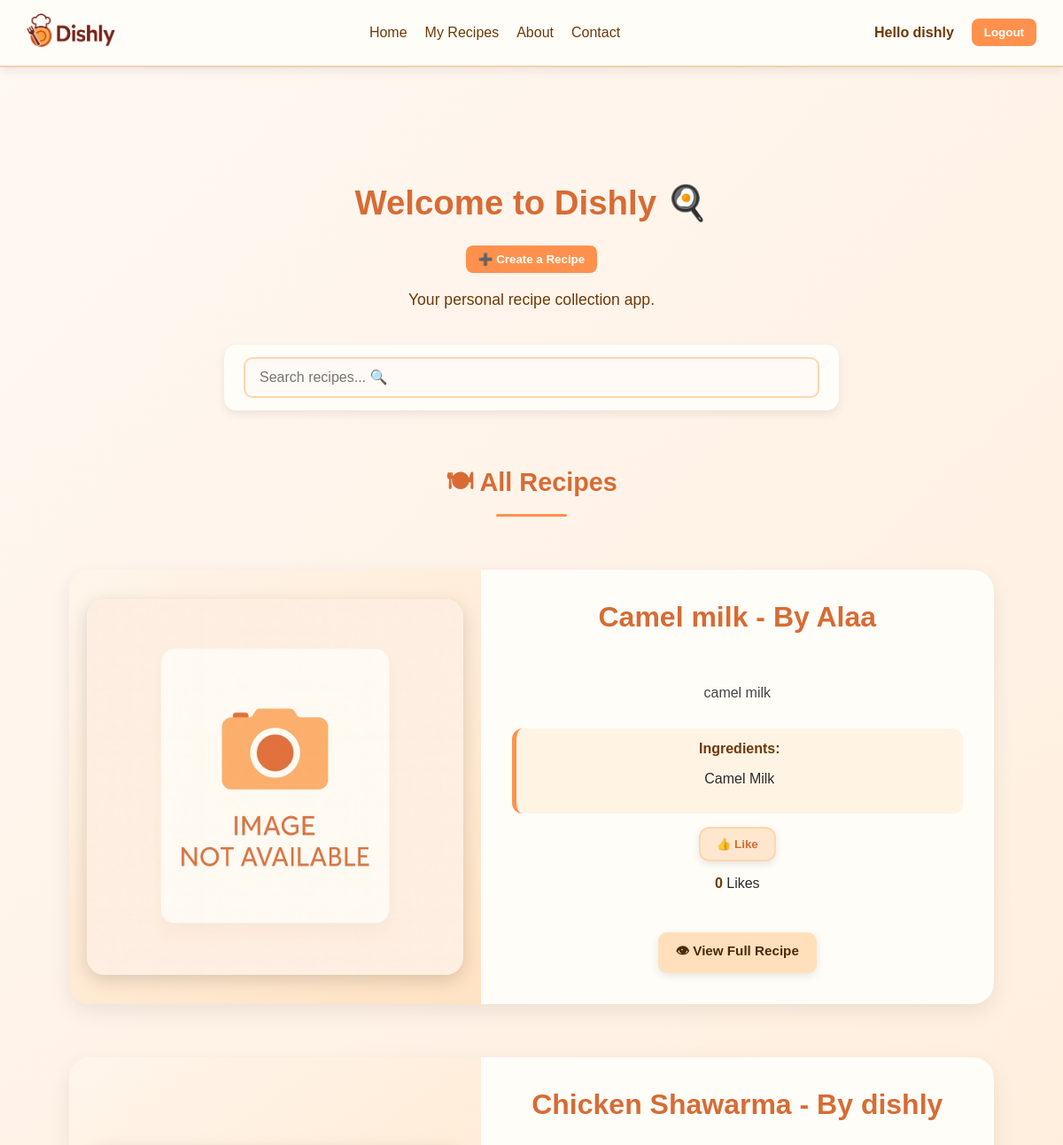
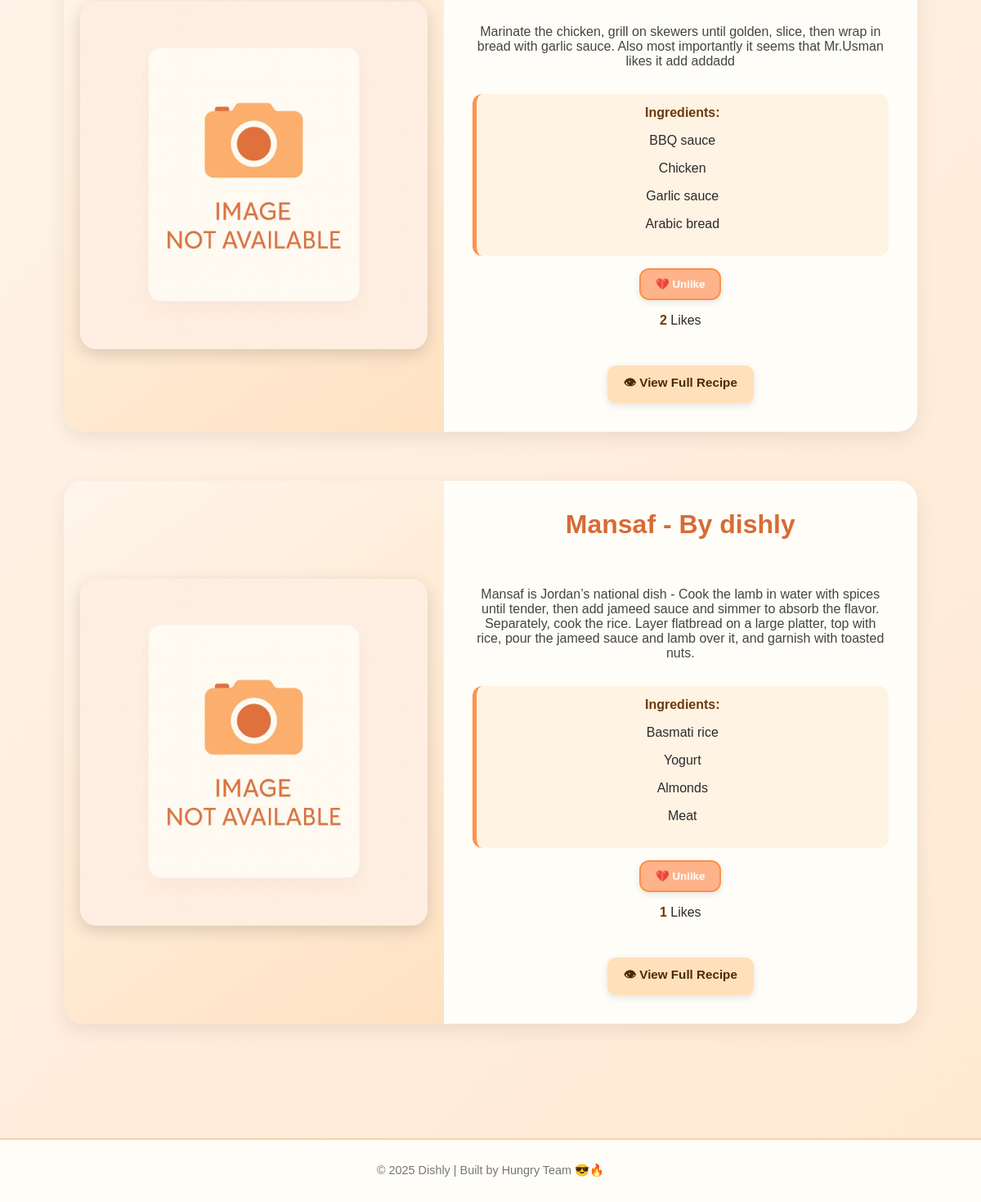
The app's page / (signed in) with its own data (2 pictures, top to bottom).
### dishly_app/models.py (models this page shows, shortened)
class Recipe(models.Model):
    name = models.CharField(max_length=100)
    description = models.TextField(max_length=500)
    created_at = models.DateTimeField(auto_now_add=True)
    image_url = models.URLField(blank =True, max_length=500,  help_text="Paste a full recipe image https://URL")
    likes = models.ManyToManyField(User, related_name='liked_recipes', blank=True)
    user = models.ForeignKey(User, on_delete=models.CASCADE)
    category = models.CharField(
        max_length=2,
        choices=CATEGORIES,
        default=CATEGORIES[0][0]
    )
    ingredients = models.ManyToManyField(Ingredient, related_name="recipes")
    def total_likes(self):
        return self.likes.count()
    class Meta:
        ordering = ['-created_at']

class Ingredient(models.Model):
    name = models.CharField(max_length=100, unique=True)

### dishly_app/views.py (the view)
# urls.py: path('', RecipleListView.as_view(), name= 'recipe-list'),
class RecipleListView(ListView):
    model = Recipe
    template_name = 'dishly_app/home.html'
    context_object_name = 'object_list'
    def get_context_data(self, **kwargs):
        context = super().get_context_data(**kwargs)
        query = self.request.GET.get('search', '')
        if query.strip():
            context['all_search_results'] = Recipe.objects.filter(name__icontains=query)
        else:
            context['all_search_results'] = None
        return context

### dishly_app/templates/dishly_app/home.html (shortened to what this page needs)
{% extends "base.html" %}
{% load static %}
{% block content %}
<h1 class="text-center page-title">Welcome to Dishly 🍳</h1>
{% if user.is_authenticated %}
  <div class="create-btn-wrapper">
    <a href="{% url 'recipe-create' %}">
      <button class="btn primary">➕ Create a Recipe</button>
    </a>
  </div>
{% else %}
  <h2 class="text-center login-message">Login to Create a Recipe</h2>
{% endif %}
<p class="text-center tagline">Your personal recipe collection app.</p>
<form class="search-bar" method="GET" action="{% url 'recipe-list' %}">
  <input class="search-input" type="search" name="search" placeholder="Search recipes... 🔍" value="{{ request.GET.search }}">
</form>
<h2 class="section-title">🍽 All Recipes</h2>
{% for recipe in object_list %}
<section class="recipe-showcase">
  <div class="showcase-container">
    <div class="showcase-image">
      {% if recipe.image_url %}
        <img src="{{ recipe.image_url }}" alt="{{ recipe.name }}" onerror="this.onerror=null;this.src='{% static 'images/placeholder.png' %}';">
      {% else %}
        <img src="{% static 'images/placeholder.png' %}" alt="No image">
      {% endif %}
    </div>
    <div class="showcase-content">
      <h2>{{ recipe.name }} - By {{ recipe.user.username }}</h2>
      <p class="description">{{ recipe.description }}</p>
      <div class="ingredients">
        <h4>Ingredients:</h4>
        {% for ingredient in recipe.ingredients.all %}
          <p>{{ ingredient.name }}</p>
        {% empty %}
          <p>No ingredients listed.</p>
        {% endfor %}
      </div>
      {% if user.is_authenticated %}
        <form class="like-form" data-recipe-id="{{ recipe.id }}" method="post" action="{% url 'like-recipe' recipe.id %}">
          {% if user in recipe.likes.all %}
            <button type="submit" class="like-btn liked">💔 Unlike</button>
          {% else %}
            <button type="submit" class="like-btn">👍 Like</button>
          {% endif %}
          <p><span class="like-count">{{ recipe.total_likes }}</span> Likes</p>
        </form>
      {% else %}
        <p><a href="{% url 'login' %}"><button class="btn login">Login</button></a> to like this recipe.</p>
      {% endif %}
      <div class="recipe-actions">
        <a href="{% url 'recipe-detail' recipe.id %}">
          <button class="btn secondary">👁 View Full Recipe</button>
        </a>
      </div>
    </div>
  </div>
</section>
{% empty %}
<p class="text-center">No recipes available yet.</p>
{% endfor %}
{% endblock %}

### dishly_app/templates/base.html (shortened to what this page needs)
{% load static %}
<!DOCTYPE html>
<html lang="en">
<head>
  {% block extra_css %}
  <link rel="stylesheet" href="{% static 'css/base.css' %}">
  {% endblock %}
</head>
<body>
  <nav class="navbar">
    <div class="logo">
      <img class="logo" src="{% static 'images/logo.png' %}" alt="DishlyLogo" />
    </div>
    <ul class="nav-links">
      <li><a href="{% url "recipe-list" %}">Home</a></li>
      {% if user.is_authenticated %}
        <li><a href="{% url "myrecipe" %}">My Recipes</a></li>
      {% endif %}
        <li><a href="{% url 'about' %}">About</a></li>
        <li><a href="{% url 'contact' %}">Contact</a></li>
    </ul>
    <div class="nav-buttons">
      {% if user.is_authenticated %}
      <span class = "usernameWelcome"> <b><strong>Hello {{ request.user.username }}</strong></b></span>
        <form id="logout-form" method="post" action="{% url "logout" %}">
        <a href="#"><button class="btn signup">Logout</button></a>
        </form>
      {% else %}
        <a href="{% url 'login' %}"><button class="btn login">Login</button></a>
        <a href="{% url 'signup' %}"><button class="btn signup">Sign Up</button></a>
      {% endif %}
    </div>
  </nav>
  <main class="content">
    {% block content %}
    {% endblock content %}
  </main>
  <footer class="footer">
    <p>© 2025 Dishly | Built by Hungry Team 😎🔥</p>
  </footer>
</body>
</html>

### records on screen
Recipe: name "Camel milk", user.username "Alaa", description "camel milk", shows "👍 Like", total_likes "0"
Ingredient: name "Camel Milk"
Recipe: name "Chicken Shawarma", user.username "dishly", description "Marinate the chicken, grill on skewers until golden, slice, then wrap in bread with garlic sauce. Also most importantly it seems that Mr.Usman likes it add addadd", shows "💔 Unlike", total_likes "2"
Ingredient: name "BBQ sauce"
Ingredient: name "Chicken"
Ingredient: name "Garlic sauce"
Ingredient: name "Arabic bread"
Recipe: name "Mansaf", user.username "dishly", description "Mansaf is Jordan’s national dish - Cook the lamb in water with spices until tender, then add jameed sauce and simmer to absorb the flavor. Separately, cook the rice. Layer flatbread on a large platter, top with rice, pour the jameed sauce and lamb over it, and garnish with toasted nuts.", shows "💔 Unlike", total_likes "1"
Ingredient: name "Basmati rice"
Ingredient: name "Yogurt"
Ingredient: name "Almonds"
Ingredient: name "Meat"

### other values on screen
{{ request.user.username }} "dishly"
